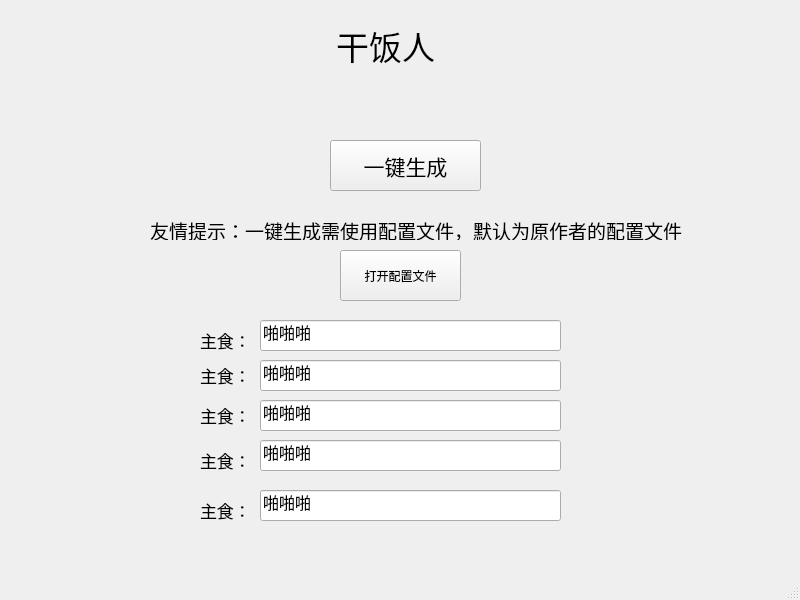
<?xml version="1.0" encoding="UTF-8"?>
<ui version="4.0">
 <class>MainWindow</class>
 <widget class="QMainWindow" name="MainWindow">
  <property name="geometry">
   <rect>
    <x>0</x>
    <y>0</y>
    <width>800</width>
    <height>600</height>
   </rect>
  </property>
  <property name="windowTitle">
   <string>MainWindow</string>
  </property>
  <widget class="QWidget" name="centralwidget">
   <widget class="QLabel" name="label">
    <property name="geometry">
     <rect>
      <x>250</x>
      <y>10</y>
      <width>271</width>
      <height>71</height>
     </rect>
    </property>
    <property name="font">
     <font>
      <family>华文宋体</family>
      <pointsize>25</pointsize>
     </font>
    </property>
    <property name="text">
     <string>干饭人</string>
    </property>
    <property name="alignment">
     <set>Qt::AlignCenter</set>
    </property>
   </widget>
   <widget class="QPushButton" name="pushButton">
    <property name="geometry">
     <rect>
      <x>330</x>
      <y>140</y>
      <width>151</width>
      <height>51</height>
     </rect>
    </property>
    <property name="font">
     <font>
      <pointsize>16</pointsize>
     </font>
    </property>
    <property name="text">
     <string>一键生成</string>
    </property>
   </widget>
   <widget class="QLabel" name="label_2">
    <property name="geometry">
     <rect>
      <x>150</x>
      <y>220</y>
      <width>561</width>
      <height>20</height>
     </rect>
    </property>
    <property name="font">
     <font>
      <pointsize>14</pointsize>
     </font>
    </property>
    <property name="text">
     <string>友情提示：一键生成需使用配置文件，默认为原作者的配置文件</string>
    </property>
   </widget>
   <widget class="QPushButton" name="pushButton_2">
    <property name="geometry">
     <rect>
      <x>340</x>
      <y>250</y>
      <width>121</width>
      <height>51</height>
     </rect>
    </property>
    <property name="text">
     <string>打开配置文件</string>
    </property>
   </widget>
   <widget class="QLineEdit" name="lineEdit">
    <property name="geometry">
     <rect>
      <x>260</x>
      <y>320</y>
      <width>301</width>
      <height>31</height>
     </rect>
    </property>
    <property name="font">
     <font>
      <pointsize>12</pointsize>
     </font>
    </property>
    <property name="autoFillBackground">
     <bool>false</bool>
    </property>
    <property name="text">
     <string>啪啪啪</string>
    </property>
    <property name="readOnly">
     <bool>true</bool>
    </property>
   </widget>
   <widget class="QLabel" name="label_3">
    <property name="geometry">
     <rect>
      <x>200</x>
      <y>320</y>
      <width>51</width>
      <height>41</height>
     </rect>
    </property>
    <property name="font">
     <font>
      <pointsize>13</pointsize>
     </font>
    </property>
    <property name="text">
     <string>主食：</string>
    </property>
   </widget>
   <widget class="QLabel" name="label_4">
    <property name="geometry">
     <rect>
      <x>200</x>
      <y>360</y>
      <width>51</width>
      <height>31</height>
     </rect>
    </property>
    <property name="font">
     <font>
      <pointsize>13</pointsize>
     </font>
    </property>
    <property name="text">
     <string>主食：</string>
    </property>
   </widget>
   <widget class="QLineEdit" name="lineEdit_2">
    <property name="geometry">
     <rect>
      <x>260</x>
      <y>360</y>
      <width>301</width>
      <height>31</height>
     </rect>
    </property>
    <property name="font">
     <font>
      <pointsize>12</pointsize>
     </font>
    </property>
    <property name="autoFillBackground">
     <bool>false</bool>
    </property>
    <property name="text">
     <string>啪啪啪</string>
    </property>
    <property name="readOnly">
     <bool>true</bool>
    </property>
   </widget>
   <widget class="QLabel" name="label_5">
    <property name="geometry">
     <rect>
      <x>200</x>
      <y>440</y>
      <width>51</width>
      <height>41</height>
     </rect>
    </property>
    <property name="font">
     <font>
      <pointsize>13</pointsize>
     </font>
    </property>
    <property name="text">
     <string>主食：</string>
    </property>
   </widget>
   <widget class="QLineEdit" name="lineEdit_3">
    <property name="geometry">
     <rect>
      <x>260</x>
      <y>440</y>
      <width>301</width>
      <height>31</height>
     </rect>
    </property>
    <property name="font">
     <font>
      <pointsize>12</pointsize>
     </font>
    </property>
    <property name="autoFillBackground">
     <bool>false</bool>
    </property>
    <property name="text">
     <string>啪啪啪</string>
    </property>
    <property name="readOnly">
     <bool>true</bool>
    </property>
   </widget>
   <widget class="QLabel" name="label_6">
    <property name="geometry">
     <rect>
      <x>200</x>
      <y>400</y>
      <width>51</width>
      <height>31</height>
     </rect>
    </property>
    <property name="font">
     <font>
      <pointsize>13</pointsize>
     </font>
    </property>
    <property name="text">
     <string>主食：</string>
    </property>
   </widget>
   <widget class="QLineEdit" name="lineEdit_4">
    <property name="geometry">
     <rect>
      <x>260</x>
      <y>400</y>
      <width>301</width>
      <height>31</height>
     </rect>
    </property>
    <property name="font">
     <font>
      <pointsize>12</pointsize>
     </font>
    </property>
    <property name="autoFillBackground">
     <bool>false</bool>
    </property>
    <property name="text">
     <string>啪啪啪</string>
    </property>
    <property name="readOnly">
     <bool>true</bool>
    </property>
   </widget>
   <widget class="QLabel" name="label_7">
    <property name="geometry">
     <rect>
      <x>200</x>
      <y>490</y>
      <width>51</width>
      <height>41</height>
     </rect>
    </property>
    <property name="font">
     <font>
      <pointsize>13</pointsize>
     </font>
    </property>
    <property name="text">
     <string>主食：</string>
    </property>
   </widget>
   <widget class="QLineEdit" name="lineEdit_5">
    <property name="geometry">
     <rect>
      <x>260</x>
      <y>490</y>
      <width>301</width>
      <height>31</height>
     </rect>
    </property>
    <property name="font">
     <font>
      <pointsize>12</pointsize>
     </font>
    </property>
    <property name="autoFillBackground">
     <bool>false</bool>
    </property>
    <property name="text">
     <string>啪啪啪</string>
    </property>
    <property name="readOnly">
     <bool>true</bool>
    </property>
   </widget>
  </widget>
  <widget class="QMenuBar" name="menubar">
   <property name="geometry">
    <rect>
     <x>0</x>
     <y>0</y>
     <width>800</width>
     <height>26</height>
    </rect>
   </property>
  </widget>
  <widget class="QStatusBar" name="statusbar"/>
 </widget>
 <resources/>
 <connections/>
</ui>
